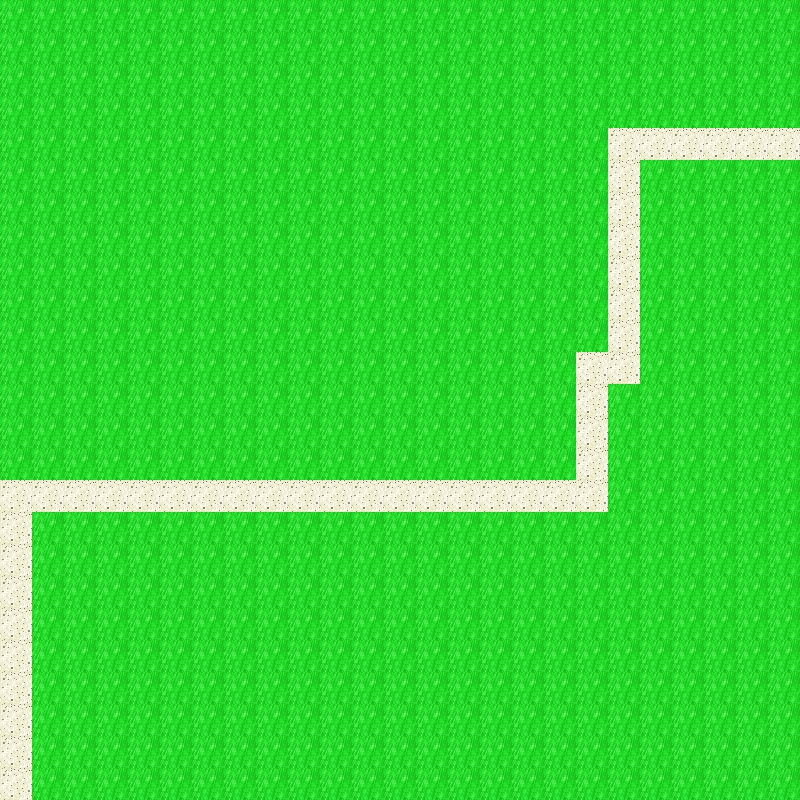

This is a level from a 2D game, rendered from its Tiled map with the project's own tilesets. A one-line summary and the complete map file follow:
An orthogonal 25x25 tile map with 32x32 px tiles, 1 tile layer (Tile Layer 1).

<map version="1.8" tiledversion="1.8.2" orientation="orthogonal" renderorder="right-down" width="25" height="25" tilewidth="32" tileheight="32" infinite="0" nextlayerid="2" nextobjectid="1">
 <tileset firstgid="1" source="Grassy.tsx" />
 <layer id="1" name="Tile Layer 1" width="25" height="25">
  <data encoding="csv">
1,1,1,1,1,1,1,1,1,1,1,1,1,1,1,1,1,1,1,1,1,1,1,1,1,
1,1,1,1,1,1,1,1,1,1,1,1,1,1,1,1,1,1,1,1,1,1,1,1,1,
1,1,1,1,1,1,1,1,1,1,1,1,1,1,1,1,1,1,1,1,1,1,1,1,1,
1,1,1,1,1,1,1,1,1,1,1,1,1,1,1,1,1,1,1,1,1,1,1,1,1,
1,1,1,1,1,1,1,1,1,1,1,1,1,1,1,1,1,1,1,10,10,10,10,10,10,
1,1,1,1,1,1,1,1,1,1,1,1,1,1,1,1,1,1,1,10,1,1,1,1,1,
1,1,1,1,1,1,1,1,1,1,1,1,1,1,1,1,1,1,1,10,1,1,1,1,1,
1,1,1,1,1,1,1,1,1,1,1,1,1,1,1,1,1,1,1,10,1,1,1,1,1,
1,1,1,1,1,1,1,1,1,1,1,1,1,1,1,1,1,1,1,10,1,1,1,1,1,
1,1,1,1,1,1,1,1,1,1,1,1,1,1,1,1,1,1,1,10,1,1,1,1,1,
1,1,1,1,1,1,1,1,1,1,1,1,1,1,1,1,1,1,1,10,1,1,1,1,1,
1,1,1,1,1,1,1,1,1,1,1,1,1,1,1,1,1,1,10,10,1,1,1,1,1,
1,1,1,1,1,1,1,1,1,1,1,1,1,1,1,1,1,1,10,1,1,1,1,1,1,
1,1,1,1,1,1,1,1,1,1,1,1,1,1,1,1,1,1,10,1,1,1,1,1,1,
1,1,1,1,1,1,1,1,1,1,1,1,1,1,1,1,1,1,10,1,1,1,1,1,1,
10,10,10,10,10,10,10,10,10,10,10,10,10,10,10,10,10,10,10,1,1,1,1,1,1,
10,1,1,1,1,1,1,1,1,1,1,1,1,1,1,1,1,1,1,1,1,1,1,1,1,
10,1,1,1,1,1,1,1,1,1,1,1,1,1,1,1,1,1,1,1,1,1,1,1,1,
10,1,1,1,1,1,1,1,1,1,1,1,1,1,1,1,1,1,1,1,1,1,1,1,1,
10,1,1,1,1,1,1,1,1,1,1,1,1,1,1,1,1,1,1,1,1,1,1,1,1,
10,1,1,1,1,1,1,1,1,1,1,1,1,1,1,1,1,1,1,1,1,1,1,1,1,
10,1,1,1,1,1,1,1,1,1,1,1,1,1,1,1,1,1,1,1,1,1,1,1,1,
10,1,1,1,1,1,1,1,1,1,1,1,1,1,1,1,1,1,1,1,1,1,1,1,1,
10,1,1,1,1,1,1,1,1,1,1,1,1,1,1,1,1,1,1,1,1,1,1,1,1,
10,1,1,1,1,1,1,1,1,1,1,1,1,1,1,1,1,1,1,1,1,1,1,1,1
</data>
 </layer>
</map>
